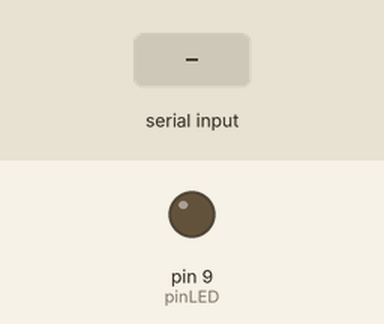
The sketch below on a simulated Arduino Uno, built with avr-gcc and run on an emulated ATmega328P. On the bench: output pins drawn as LEDs (lit = HIGH). The test bench sets the inputs (shaded band).

Above: at 1.2 s.
1.3 s: "n" received over Serial
At 2.5 s:
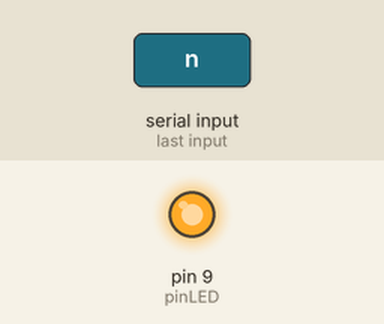
2.8 s: "d" received over Serial
At 3.9 s:
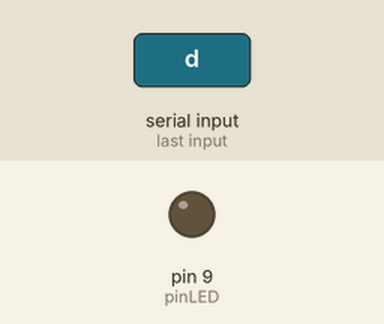
Timing chart, 0 to 5.8 s (numbered marks = the images above; inputs shaded):
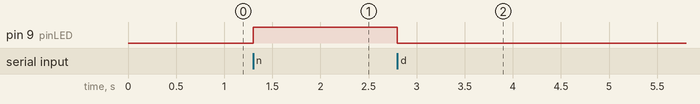

Measured:
- after the input at 1.3 s, pin 9 (pinLED): LOW → HIGH at once
- after the input at 2.8 s, pin 9 (pinLED): HIGH → LOW at once

The sketch:

LED.ino
```cpp
const int pinLED = 9;
int estado=0;

void setup()
{
   Serial.begin(9600);
   pinMode(pinLED, OUTPUT);
}

void loop()
{
   char option = Serial.read();
      if (option == 'n' && estado==0)
      {
        digitalWrite(pinLED, HIGH);
        delay(100);
        estado=1;
      }
      if (option == 'd' && estado==1)
      {
        digitalWrite(pinLED, LOW);
        delay(100);
        estado=0;
            }
}
```
